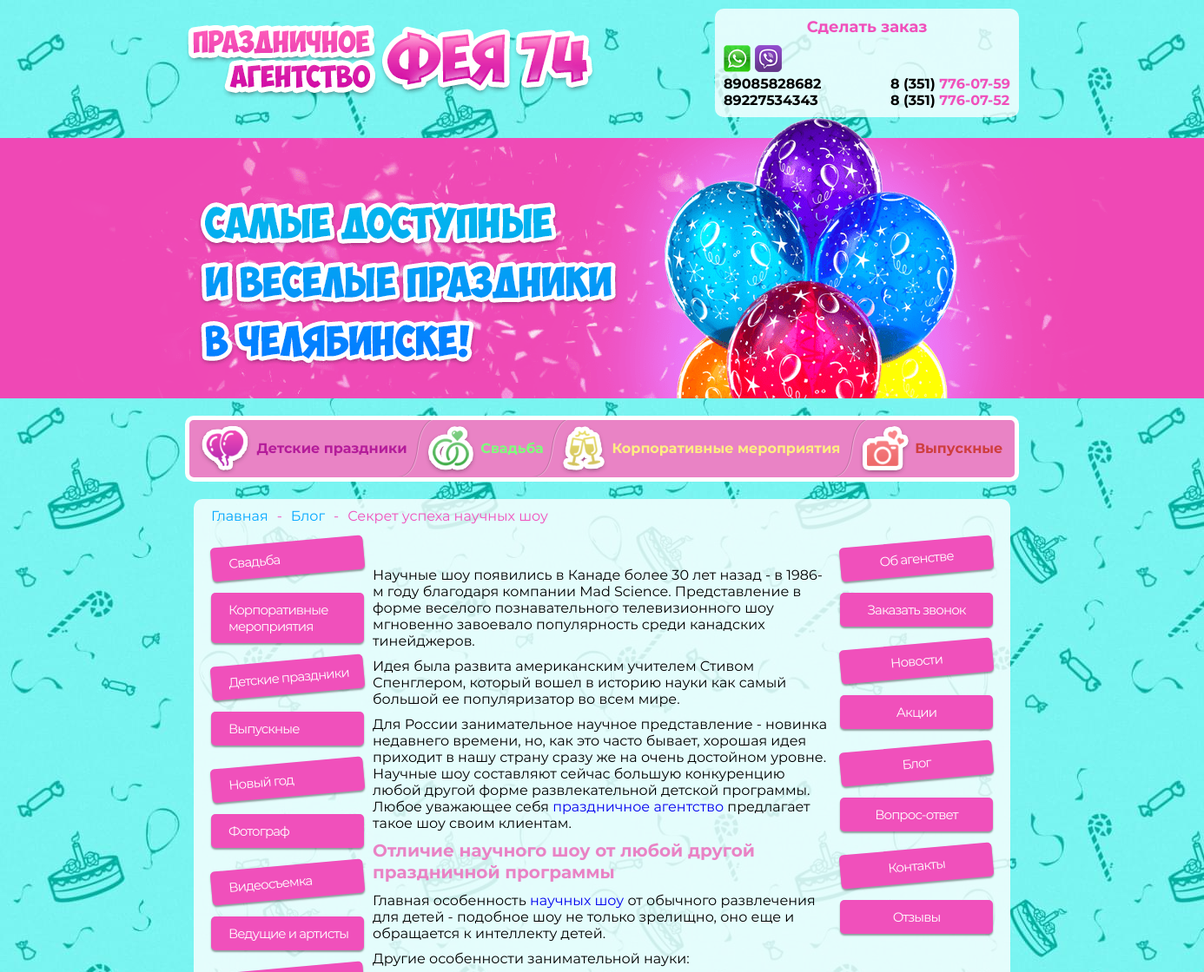
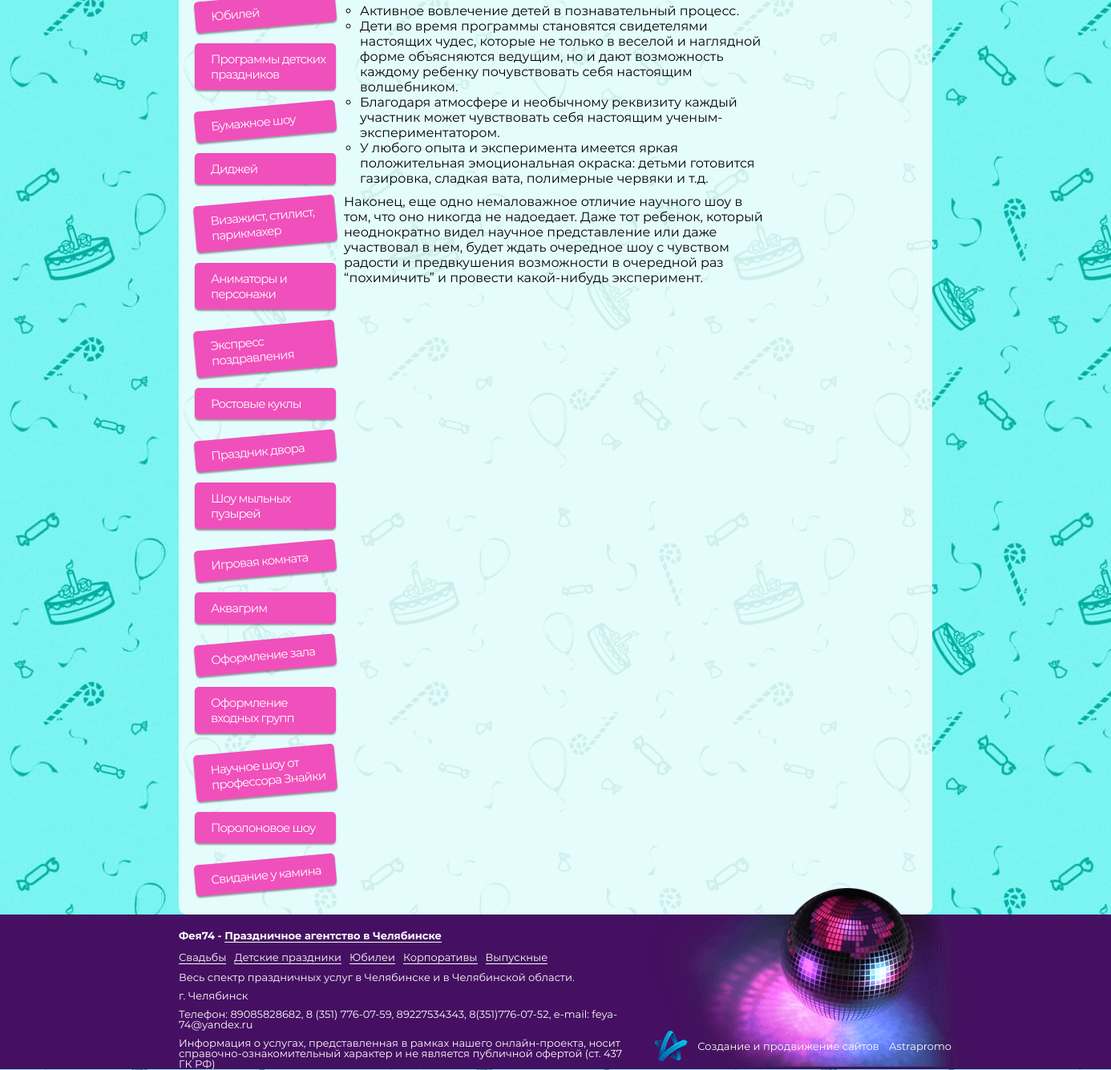
The page /blog/sekret-uspekha-nauchnykh-shou/ on the database its author committed (2 pictures, top to bottom).
### pages/models.py (models this page shows, shortened)
class TopMenuItem(models.Model):
    banner_bg = models.ImageField('Картинка баннера',upload_to='banner/', blank=False, null=True)
    name = models.CharField('Название пункта', max_length=255, blank=False, null=True)
    event_url = models.ForeignKey(EventPage, on_delete=models.SET_NULL, blank=True, null=True,
                                   verbose_name='Ссылка на мероприятие')
    custom_url = models.CharField('Ссылка(без указания домена)', max_length=100, blank=True, null=True)
    is_active = models.BooleanField('Отображать ?', default=True)
    class Meta:
        verbose_name = "Пункт верхнего меню"
        verbose_name_plural = "Пункты верхнего меню"

class LeftMenuItem(models.Model):
    icon = models.ImageField('Иконка',upload_to='menu_icons/', blank=False, null=True)
    event_url = models.ForeignKey(EventPage, on_delete=models.SET_NULL, blank=True, null=True,
                                   verbose_name='Ссылка на мероприятие')
    custom_url = models.CharField('Ссылка(без указания домена)', max_length=100, blank=True, null=True)
    is_active = models.BooleanField('Отображать ?', default=True)
    class Meta:
        verbose_name = "Пункт левого меню"
        verbose_name_plural = "Пункты левого меню"

class RightMenuItem(models.Model):
    name = models.CharField('Название пункта (указывать если используется Ссылка(без указания домена))', max_length=255, blank=True, null=True)
    static_url = models.ForeignKey(StaticPage, on_delete=models.SET_NULL, blank=True, null=True,
                                   verbose_name='Ссылка на статическую страницу')
    custom_url = models.CharField('Ссылка(без указания домена)', max_length=100, blank=True, null=True)
    is_callback = models.BooleanField('Кнопка заказать звонок ?', default=False)
    is_active = models.BooleanField('Отображать ?', default=True)
    class Meta:
        verbose_name = "Пункт правого меню"
        verbose_name_plural = "Пункты правого меню"

class StaticPage(models.Model):
    name = models.CharField('Название страницы', max_length=255, blank=False, null=True)
    auto_slug = models.BooleanField('Создать ЧПУ ?', default=True)
    name_slug = models.CharField(max_length=255, blank=True, null=True)
    is_home_page = models.BooleanField('Главная страница ?', default=False)
    content = RichTextUploadingField('Основной контент', blank=True, null=True)
    class Meta:
        verbose_name = "Статическая страница"
        verbose_name_plural = "Статические страницы"

### blog/models.py (models this page shows, shortened)
class Blog(models.Model):
    name = models.CharField('Название статьи', max_length=255, blank=False, null=True)
    auto_slug = models.BooleanField('Создать ЧПУ ?', default=True)
    name_slug = models.CharField(max_length=255, blank=True, null=True,editable=False)
    preview = models.ImageField('Картинка превью', upload_to='blog/', blank=False, null=True)
    main_img = models.ImageField('Картинка статьи', upload_to='blog/', blank=False, null=True)
    page_title = models.CharField('Название страницы SEO', max_length=255, blank=True, null=True)
    page_description = models.TextField('Описание страницы SEO', blank=True, null=True)
    page_keywords = models.TextField('Keywords SEO', blank=True, null=True)
    content = RichTextUploadingField('Основной контент', blank=True, null=True)
    is_active = models.BooleanField('Отображать ?', default=True)
    class Meta:
        verbose_name = "Статья"
        verbose_name_plural = "Статьи"

### events_content/models.py (models this page shows, shortened)
class EventPage(models.Model):
    name = models.CharField('Название страницы', max_length=255, blank=False, null=True)
    auto_slug = models.BooleanField('Создать ЧПУ ?', default=True)
    name_slug = models.CharField(max_length=255, blank=True, null=True)
    content = RichTextUploadingField('Основной контент', blank=True, null=True)
    page_title = models.CharField('Название страницы SEO', max_length=255, blank=True, null=True)
    page_description = models.TextField('Описание страницы SEO', blank=True, null=True)
    page_keywords = models.TextField('Keywords SEO', blank=True, null=True)
    top_menu = models.ManyToManyField('pages.TopMenuItem',
                                 blank=True,
                                 verbose_name='Показывать в меню'
                                 ,related_name='event_items')
    class Meta:
        verbose_name = "Мероприятие"
        verbose_name_plural = "Мероприятия"

### blog/views.py (the view)
# urls.py: path('<name_slug>/', views.blog_page, name='blog_page'),
def blog_page(request,name_slug):
    page = Blog.objects.get(name_slug=name_slug)
    title = page.page_title
    description = page.page_description
    keywords = page.page_keywords
    page_content = page.content
    return render(request, 'pages/blog.html', locals())

### pages/context_processors.py (called while the page is built)
def side_menus(request):
    leftMenu = LeftMenuItem.objects.filter(is_active=True)
    rightMenu = RightMenuItem.objects.filter(is_active=True)
    topMenu = TopMenuItem.objects.all()
    return locals()

### templates/pages/blog.html (shortened to what this page needs)
{% extends 'basic.html' %}
{% load static %}
{% block content %}
     <main>
  <section class="main-content">
    <div class="container">
      <div class="main-content_wrapper">
        <div class="breadcrumbs">
          <ul class="breadcrumbs-wrapper">
            <li class="breadcrumbs-item"><a class="breadcrumbs-link" href="/">Главная</a></li>
            <li class="breadcrumbs-item"><a class="breadcrumbs-link" href="{% url 'blogs_page' %}">Блог</a></li>
            <li class="breadcrumbs-item">{{ page.name }}</li>
          </ul>
        </div>
        <div class="main-content__inner">
       {% include 'pages/left-menu.html' %}
          <div class="main-content__center">
              <div class="content">
                   {{ page.content | safe }}
              </div>
          </div>
        {% include 'pages/right-menu.html' %}
        </div>
      </div>
    </div>
  </section>
</main>
{% endblock %}

### templates/header.html (shortened to what this page needs)
{% load static %}
<header class="header">
  <div class="header__top">
    <div class="header__top-logo">
      <a href="/"><img src="{% static 'images/logo.png' %}" alt=""></a>
    </div>
    <div class="header__top-call">
      <p class="header__top-call-title">Сделать заказ</p>
      <div class="header__top-call-wrapper">
        <div class="header__top-call-messengers">
          <img src="{% static 'images/icon_watsapp.png' %}" alt="">
          <img src="{% static 'images/icon_viber.png' %}" alt="">
          <p class="header__top-call-messengers">89085828682</p>
          <p class="header__top-call-messengers">89227534343</p>
        </div>
        <div class="header__top-call-phones">
          <p class="header__top-call-phones-item ">8 (351) <span>776-07-59</span></p>
          <p class="header__top-call-phones-item">8 (351) <span>776-07-52</span></p>
        </div>
      </div>
    </div>
  </div>
  <div id="banner" class="header__banner" style="background: url({% static 'images/b1.png' %})"></div>
  <nav class="header__menu">
    <ul class="header__menu-wrapper">
        {% for topItem in topMenu %}
      <li class="header__menu-item"><a  onmouseover="changeBanner('{{ topItem.banner_bg.url }}','{{ topItem.id }}')" class="header__menu-link" href="{% url 'event_page' topItem.event_url.name_slug %}">{{ topItem.name }}</a>
      </li>
        {% endfor %}
    </ul>
  </nav>
</header>

### templates/pages/left-menu.html
<div class="main-content__sidemenu">
    <ul class="sidemenu">
        {% for item in leftMenu %}
            <li class="sidemenu__item">
                <a class="sidemenu__link"
                   href="{% url 'event_page' item.event_url.name_slug %}">
                    <img src="{{ item.icon.url }}" alt="">{{ item.event_url.name }}
                </a>
            </li>
        {% endfor %}
    </ul>
</div>

### templates/pages/right-menu.html
<div class="main-content__sidemenu">
    <ul class="sidemenu">
        {% for item in rightMenu %}
            <li class="sidemenu__item">
            {% if not item.is_callback %}
                {% if item.static_url %}
                    <a style="justify-content: center;" class="sidemenu__link"
                       href="{% url 'static_page' item.static_url.name_slug %}">
                        {{ item.static_url.name }}
                    </a>
                {% else %}
                     <a style="justify-content: center;" class="sidemenu__link"
                       href="{{ item.custom_url }}">
                        {{ item.name }}
                    </a>
                {% endif %}
            {% else %}
                 <a style="justify-content: center;" class="sidemenu__link"
                   href="">
                   Заказать звонок
                </a>
            {% endif %}
            </li>
        {% endfor %}
    </ul>
</div>

### templates/basic.html (style rules this page uses)
body { overflow-x: hidden; }
.content a { //color: #00a6ff; //text-decoration: underline; }
.content h2 { font-family: 'Montserrat Bold',sans-serif; color: #e983c5; font-size: 20px; line-height: 25px; margin: 5px 0 10px 0; }
.content ul { list-style-type: circle; padding: 0 0 0 20px; }
.content li { list-style-type: circle; }
.content p { margin: 10px 0; }
.sidemenu__link { font-size: 15px; letter-spacing: -0.9px; }

### rows shown on the page
TopMenuItem: name "Детские праздники"
TopMenuItem: name "Свадьба"
TopMenuItem: name "Корпоративные мероприятия"
TopMenuItem: name "Выпускные"
Blog: name "Секрет успеха научных шоу", content "Научные шоу появились в Канаде более 30 лет назад - в 1986-м году благодаря компании Mad Science. Представление в форме веселого познавательного телевизионного шоу мгновенно завоевало популярность среди канадских тинейджеров. Идея была развита американским учителем Стивом Спенглером, который вошел в историю науки как самый большой ее популяризатор во всем мире. Для России занимательное научное представление - новинка недавнего времени, но, как это часто бывает, хорошая идея приходит в нашу страну сразу же на очень достойном уровне. Научные шоу составляют сейчас большую конкуренцию любой другой форме развлекательной детской программы. Любое уважающее себя праздничное агентство предлагает…"
LeftMenuItem: event_url.name "Свадьба"
LeftMenuItem: event_url.name "Корпоративные мероприятия"
LeftMenuItem: event_url.name "Детские праздники"
LeftMenuItem: event_url.name "Выпускные"
LeftMenuItem: event_url.name "Новый год"
LeftMenuItem: event_url.name "Фотограф"
LeftMenuItem: event_url.name "Видеосъемка"
LeftMenuItem: event_url.name "Ведущие и артисты"
LeftMenuItem: event_url.name "Юбилей"
LeftMenuItem: event_url.name "Программы детских праздников"
LeftMenuItem: event_url.name "Бумажное шоу"
LeftMenuItem: event_url.name "Диджей"
LeftMenuItem: event_url.name "Визажист, стилист, парикмахер"
LeftMenuItem: event_url.name "Аниматоры и персонажи"
LeftMenuItem: event_url.name "Экспресс поздравления"
LeftMenuItem: event_url.name "Ростовые куклы"
LeftMenuItem: event_url.name "Праздник двора"
LeftMenuItem: event_url.name "Шоу мыльных пузырей"
LeftMenuItem: event_url.name "Игровая комната"
LeftMenuItem: event_url.name "Аквагрим"
LeftMenuItem: event_url.name "Оформление зала"
LeftMenuItem: event_url.name "Оформление входных групп"
LeftMenuItem: event_url.name "Научное шоу от профессора Знайки"
LeftMenuItem: event_url.name "Поролоновое шоу"
LeftMenuItem: event_url.name "Свидание у камина"
RightMenuItem: static_url.name "Об агенстве"
RightMenuItem: is_callback "Заказать звонок"
RightMenuItem: name "Новости"
RightMenuItem: name "Акции"
RightMenuItem: name "Блог"
RightMenuItem: name "Вопрос-ответ"
RightMenuItem: static_url.name "Контакты"
RightMenuItem: name "Отзывы"
